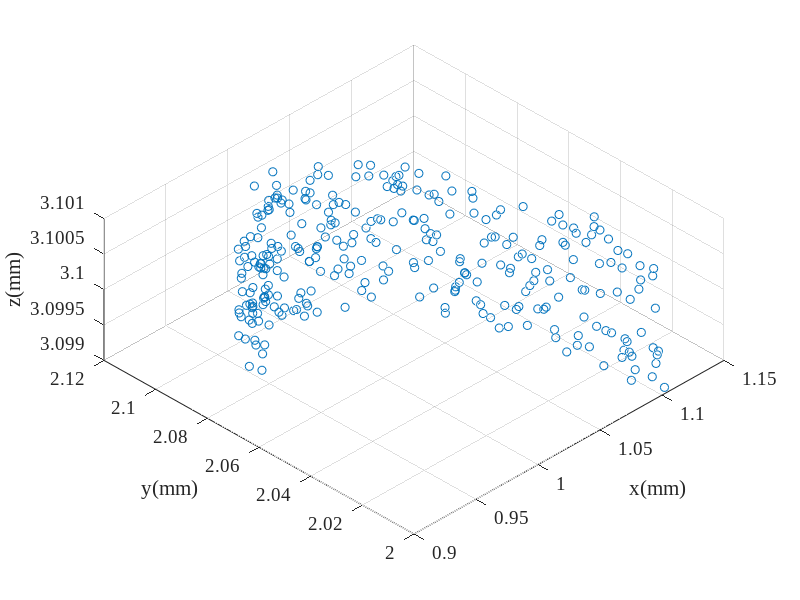

This figure's MATLAB source: (Note: this script raises an error after producing the figure.)
% 给定刀具波纹度拟合曲线和已加工曲面拟合曲线，给定残高，求各个刀位点的切宽
% 方案：先求切宽和残高的定量关系；然后考虑如何移动各个刀位点，微调来获得所要求的残高
close all;
clear; clc;
addpath(genpath('funcs'));

% global variables
% global textFontSize textFontType unit fitMethod paramMethod;
FitMethod = 'Levenberg-Marquardt';
ParamMethod = 'centripetal';
unit = 'mm';
textFontSize = 14;
textFontType = 'Times New Roman';

%% simulation initialization
debug = 3;
switch debug
    case 2 % 2D tool profile simulation
        cx0 = 0; % unit: mm
        cy0 = 0; % unit: mm
        r0 = 0.1; % unit: mm
        noise = 0.03;
        zNoise = 0.01;
        theta = linspace(0,2*pi/3,200);
        r = r0*(1 - noise + 2*noise*rand(1,length(theta)));
        toolOri(1,:) = r.*cos(theta) + cx0;
        toolOri(2,:) = r.*sin(theta) + cy0;
        toolOri(3,:) = zeros(1,length(theta));
        rmse0 = sqrt(...
                    sum(...
                        ((toolOri(1,:) - cx0).^2 + (toolOri(2,:) - cy0).^2 - r0^2).^2) ...
                /length(theta));
        clear theta r;
    case 3 % 3D tool profile simulation
        cx0 = 1; % unit:mm
        cy0 = 2; % unit:mm
        cz0 = 3; % unit:mm
        r0 = 0.1; % unit:mm
        noise = 0.05;
        zNoise = 0.01;
        theta = linspace(0,2*pi/3,300);
        r = r0*(1 - noise + 2*noise*rand(1,length(theta)));
        toolOri(1,:) = cx0 + r.*cos(theta);
        toolOri(2,:) = cy0 + r.*sin(theta);
        toolOri(3,:) = cz0 + r0*(1 - zNoise + 2*zNoise*rand(1,length(theta)));
        rmse0 = sqrt( ...
            sum((toolOri - ndgrid([cx0;cy0;cz0],1:length(theta)).^2),2) ...
            /length(theta));
        clear theta r;
    otherwise
        toolInput = inputdlg({'Tool fitting method','Tool parameterization method', ...
            'Unit','Font type in figure','Font size in figure'}, ...
            'Tool Processing Input', ...
            [1 20; 1 20; 1 20; 1 20; 1 20], ...
            {'Levenberg-Marquardt','centripetal','\mu m','Times New Roman','14'}, ...
            'WindowStyle');
        FitMethod = toolInput{1};
        ParamMethod = toolInput{2};
        unit = toolInput{3};
        textFontType = toolInput{4};
        textFontSize = str2double(toolInput{5});
        % tool measurement file loading
        [fileName,dirName] = uigetfile({ ...
            '*.mat','MAT-files(*.mat)'; ...
            '*.txt','text-files(*.txt)'; ...
            '*.*','all files(*.*)'...
            }, ...
            'Select one tool tip measurement data', ...
            'Tool\', ...
            'MultiSelect','off');
        pathName = fullfile(dirName,fileName);
        dataOri = load(pathName); % load from file, n*2 matrix
        % data pre-processing
        toolOri = dataOri;
end

f1 = figure('Name','original scatters of the tool');
scatter3(toolOri(1,:),toolOri(2,:),toolOri(3,:));
hold on; grid on;
% axis equal;
set(gca,'FontSize',textFontSize,'FontName',textFontType);
xlabel(['x(',unit,')']);
ylabel(['y(',unit,')']);
zlabel(['z(',unit,')']);
view(-45,60);
clear theta theta1 theta2;

%% 由(x,y)图获得刃口圆心半径以及波纹度函数
nCPts = size(toolOri,2);
[~,radius,includedAngle,toolFit,rmseLsc] = toolFit3D(toolOri,FitMethod);
% plot the fitting results
f2 = figure('Name','tool sharpness fitting result');
xLim = 1.1*max(toolFit(1,:));
quiver(-xLim,0,2*xLim,0,'AutoScale','off','Color',[0,0,0],'MaxHeadSize',0.1); % X axis
hold on;
text(0.9*xLim,-.05*radius,'x');
quiver(0,-0.2*radius,0,1.3*radius,'AutoScale','off','Color',[0,0,0],'MaxHeadSize',0.1); % Y axis
text(0.05*xLim,1.2*radius,'y');
plot(toolFit(1,:),toolFit(2,:),'Color',[0,0.45,0.74]); % tool edge scatters
theta = (pi/2 - includedAngle/2):0.01:(pi/2 + includedAngle/2);
xtmp = radius*cos(theta);
ytmp = radius*sin(theta);
plot(xtmp,ytmp,'Color',[0.85,0.33,0.10]); % tool edge circle
scatter(0,0,'MarkerFaceColor',[0.85,0.33,0.10],'MarkerEdgeColor',[0.85,0.33,0.10]); % tool edge center
quiver(0,0,0,0.5*radius,'AutoScale','off','Color',[0.93,0.69,0.13], ...
    'LineWidth',2.5,'MaxHeadSize',0.3); % tool edge normal
line([0,xtmp(1)],[0,ytmp(1)],'LineStyle','--','Color',[0.85,0.33,0.10]);
line([0,xtmp(end)],[0,ytmp(end)],'LineStyle','--','Color',[0.85,0.33,0.10]);
% xlim([-1.1*xLim,1.1*xLim]);
axis equal;
% set(gca,'TickLabelInterpreter','tex');
set(gca,'FontSize',textFontSize,'FontName',textFontType);
xlabel(['x(',unit,')']);
ylabel(['y(',unit,')']);
legend('','','tool edge','tool fitting arc','tool center', ...
    'tool normal vector','Location','northeast');
clear xtmp ytmp theta xLim; % 删除画图的临时变量
% Cartesian coordinate to cylindrical coordinate
toolTheta = atan2(toolFit(2,:),toolFit(1,:));
toolR = vecnorm(toolFit,2,1);
figure('name','tool curve');
tiledlayout(2,1);
nexttile;
plot(toolTheta*180/pi,toolR); hold on;
set(gca,'FontSize',textFontSize,'FontName',textFontType);
title('tool curve');
ylabel({'polar diameter',['(',unit,'m)']});
nexttile;
plot(toolTheta*180/pi,toolR - radius); hold on;
set(gca,'FontSize',textFontSize,'FontName',textFontType);
title('tool waviness');
ylabel({'polar diameter error',['(',unit,'m)']});
xlabel('central angle \theta(°)');

%% 车刀轮廓插值 two methods to interpolate
k = 3; % degree of the B-spline
u = 0:0.0002:1;
nPts = length(u);

% toolFit = [zeros(1,nCPts);toolFit];
% B-spline interpolate in the polar coordinate
[toolEdgePt,toolBform] = bsplinePts_spapi(toolFit,k,u, ...
    'ParamMethod',ParamMethod,'CoordinateType','Cartesian'); 
toolCpts = toolBform.coefs;

% [toolCpts,U] = bSplineCpts(toolFit',k,'chord');
% toolDim = size(toolCpts,2);
% toolPt2 = zeros(nPts,toolDim);
% for i = 1:nPts
%     toolPt2(i,:) = bSplinePt(toolCpts,k,u(i),U);
% end
% toolPt2 = toolPt2';
% 
% plot the difference between the two
% figure('Name','Comparison between the self function and the Mathworks ons');
% tiledlayout(2,1,"TileSpacing","tight","Padding","tight");
% nexttile;
% plot(u',toolPt2(1,:) - toolPt(1,:)); hold on;
% ylabel('\Delta x');
% nexttile;
% plot(u',toolPt2(2,:) - toolPt(2,:)); hold on;
% ylabel('\Delta y');
% xlabel('u');

% plot the interpolation results
figure('Name','Tool Interpolation Results');
plot(toolFit(1,:),toolFit(2,:),'--.', ...
    'MarkerSize',8,'Color',[0,0.447,0.741]); hold on;
plot(toolCpts(1,:),toolCpts(2,:),'x','Color',[0.32,0.55,0.19],'MarkerSize',5);
plot(toolEdgePt(1,:),toolEdgePt(2,:),'Color',[0.635,0.078,0.184]);
axis equal
set(gca,'FontSize',textFontSize,'FontName',textFontType);
xlabel(['y(',unit,')']);
ylabel(['z(',unit,')']);
legend('Measured Pts','Control Pts','Fitting Pts','Location','best');

% plot the interpolation error
% figure('Name','Tool interpolation Error');

%% save the tool interpolation results
center = [0;0;0];
toolEdgeNorm = [0;0;1];
cutDirect = [1;0;0];
toolDirect = [0;1;0];
[toolFileName,toolDirName,toolFileType] = uiputfile({ ...
        '*.mat','MAT-file(*.mat)'; ...
        '*.txt','text-file(.txt)';...
        '*.*','all file(*.*)';...
        }, ...
        'Select the directory and filename to save the tool model', ...
        ['output_data/tool/toolTheo',datestr(now,'yyyymmddTHHMMSS'),'.mat']);
toolFile = fullfile(toolDirName,toolFileName);
switch toolFileType
    case 0 % no saving files
        msgfig = msgbox("No tool model saved","Warning","warn","modal");
        uiwait(msgfig);
    case 1 % *.mat
        Comments = cell2mat(inputdlg( ...
            'Enter Comment of the tool model:', ...
            'Saving Comments', ...
            [5 60], ...
            string(datestr(now))));
        save(toolFile,"Comments","unit","FitMethod","ParamMethod", ... % comments and notes
            "center","radius","includedAngle", ... % tool fitting results
            "toolEdgeNorm","toolDirect","cutDirect","toolBform", ... % tool interpolation results
            "toolEdgePt","toolFit"); % auxiliary data
        % toolEdgePt, toolCpts, toolFit are useless in the following process at present
    otherwise
        msgfig = msgbox("File type error","Error","error","modal");
        uiwait(msgfig);
end

%%
% rmpath(genpath('funcs'));